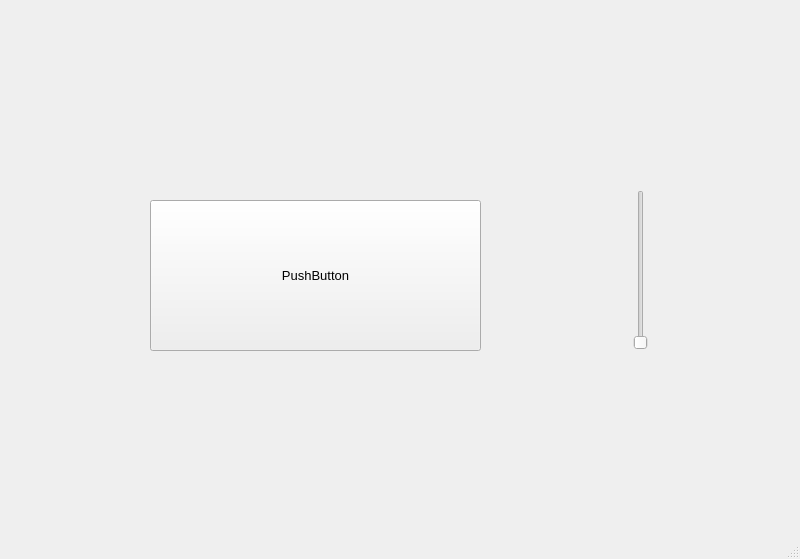
<?xml version="1.0" encoding="UTF-8"?>
<ui version="4.0">
 <class>MainWindow</class>
 <widget class="QMainWindow" name="MainWindow">
  <property name="geometry">
   <rect>
    <x>0</x>
    <y>0</y>
    <width>800</width>
    <height>559</height>
   </rect>
  </property>
  <property name="font">
   <font>
    <pointsize>10</pointsize>
   </font>
  </property>
  <property name="windowTitle">
   <string>Message Box</string>
  </property>
  <widget class="QWidget" name="centralwidget">
   <widget class="QPushButton" name="pushButton">
    <property name="geometry">
     <rect>
      <x>150</x>
      <y>200</y>
      <width>331</width>
      <height>151</height>
     </rect>
    </property>
    <property name="text">
     <string>PushButton</string>
    </property>
   </widget>
   <widget class="QSlider" name="verticalSlider">
    <property name="geometry">
     <rect>
      <x>630</x>
      <y>190</y>
      <width>22</width>
      <height>160</height>
     </rect>
    </property>
    <property name="orientation">
     <enum>Qt::Vertical</enum>
    </property>
   </widget>
  </widget>
  <widget class="QStatusBar" name="statusbar"/>
 </widget>
 <resources/>
 <connections/>
</ui>
